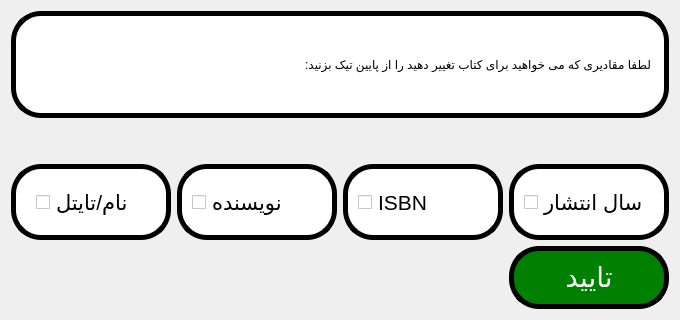
<?xml version="1.0" encoding="UTF-8"?>
<ui version="4.0">
 <class>edit_book</class>
 <widget class="QWidget" name="edit_book">
  <property name="geometry">
   <rect>
    <x>0</x>
    <y>0</y>
    <width>680</width>
    <height>320</height>
   </rect>
  </property>
  <property name="windowTitle">
   <string>edit_book</string>
  </property>
  <layout class="QGridLayout" name="gridLayout_window">
   <item row="0" column="0">
    <layout class="QGridLayout" name="gridLayout_label">
     <item row="0" column="0">
      <widget class="QLabel" name="label">
       <property name="sizePolicy">
        <sizepolicy hsizetype="Expanding" vsizetype="Expanding">
         <horstretch>0</horstretch>
         <verstretch>0</verstretch>
        </sizepolicy>
       </property>
       <property name="styleSheet">
        <string notr="true">background-color: rgb(255, 255, 255);
border-radius: 30px;
border-color: black;
border-width: 5px;
border-style: solid;
padding: 10px;</string>
       </property>
       <property name="text">
        <string>لطفا مقادیری که می خواهید برای کتاب تغییر دهید را از پایین تیک بزنید:</string>
       </property>
      </widget>
     </item>
    </layout>
   </item>
   <item row="2" column="0">
    <layout class="QGridLayout" name="gridLayout_checkBoxes" rowstretch="0,0,0,0,0,0,0" columnstretch="0,0,0,0,0">
     <item row="6" column="4">
      <widget class="QPushButton" name="pushButton_apprive">
       <property name="sizePolicy">
        <sizepolicy hsizetype="Expanding" vsizetype="Expanding">
         <horstretch>0</horstretch>
         <verstretch>0</verstretch>
        </sizepolicy>
       </property>
       <property name="font">
        <font>
         <pointsize>21</pointsize>
        </font>
       </property>
       <property name="cursor">
        <cursorShape>PointingHandCursor</cursorShape>
       </property>
       <property name="styleSheet">
        <string notr="true">background-color:green;
border-color: black;
border-width: 5px;
padding: 10px;
border-style: solid;
border-radius: 30px;
color: rgb(255, 255, 255);</string>
       </property>
       <property name="text">
        <string>تایید</string>
       </property>
      </widget>
     </item>
     <item row="4" column="2">
      <widget class="QCheckBox" name="checkBox_ISBN">
       <property name="sizePolicy">
        <sizepolicy hsizetype="Expanding" vsizetype="Expanding">
         <horstretch>0</horstretch>
         <verstretch>0</verstretch>
        </sizepolicy>
       </property>
       <property name="font">
        <font>
         <pointsize>16</pointsize>
        </font>
       </property>
       <property name="cursor">
        <cursorShape>PointingHandCursor</cursorShape>
       </property>
       <property name="layoutDirection">
        <enum>Qt::LeftToRight</enum>
       </property>
       <property name="styleSheet">
        <string notr="true">background-color: rgb(255, 255, 255);
padding: 10px;
border-color: black;
border-width: 5px;
border-radius: 30px;
border-style: solid;</string>
       </property>
       <property name="text">
        <string>ISBN</string>
       </property>
      </widget>
     </item>
     <item row="4" column="4">
      <widget class="QCheckBox" name="checkBox_year">
       <property name="sizePolicy">
        <sizepolicy hsizetype="Expanding" vsizetype="Expanding">
         <horstretch>0</horstretch>
         <verstretch>0</verstretch>
        </sizepolicy>
       </property>
       <property name="font">
        <font>
         <pointsize>16</pointsize>
        </font>
       </property>
       <property name="cursor">
        <cursorShape>PointingHandCursor</cursorShape>
       </property>
       <property name="styleSheet">
        <string notr="true">background-color: rgb(255, 255, 255);
border-color: black;
border-width: 5px;
padding: 10px;
border-style: solid;
border-radius: 30px;</string>
       </property>
       <property name="text">
        <string>سال انتشار</string>
       </property>
      </widget>
     </item>
     <item row="4" column="1">
      <widget class="QCheckBox" name="checkBox_author">
       <property name="sizePolicy">
        <sizepolicy hsizetype="Expanding" vsizetype="Expanding">
         <horstretch>0</horstretch>
         <verstretch>0</verstretch>
        </sizepolicy>
       </property>
       <property name="font">
        <font>
         <pointsize>16</pointsize>
        </font>
       </property>
       <property name="cursor">
        <cursorShape>PointingHandCursor</cursorShape>
       </property>
       <property name="layoutDirection">
        <enum>Qt::LeftToRight</enum>
       </property>
       <property name="styleSheet">
        <string notr="true">background-color: rgb(255, 255, 255);
border-width: 5px;
border-radius: 30px;
border-color: black;
border-style: solid;
padding: 10px;</string>
       </property>
       <property name="text">
        <string>نویسنده</string>
       </property>
      </widget>
     </item>
     <item row="4" column="0">
      <widget class="QCheckBox" name="checkBox_title">
       <property name="sizePolicy">
        <sizepolicy hsizetype="Expanding" vsizetype="Expanding">
         <horstretch>0</horstretch>
         <verstretch>0</verstretch>
        </sizepolicy>
       </property>
       <property name="font">
        <font>
         <pointsize>16</pointsize>
        </font>
       </property>
       <property name="cursor">
        <cursorShape>PointingHandCursor</cursorShape>
       </property>
       <property name="styleSheet">
        <string notr="true">background-color: rgb(255, 255, 255);
border-color: black;
border-style: solid;
border-width: 5;
border-radius: 30px;
padding: 20px;</string>
       </property>
       <property name="text">
        <string>نام/تایتل</string>
       </property>
       <property name="tristate">
        <bool>false</bool>
       </property>
      </widget>
     </item>
     <item row="0" column="0">
      <spacer name="verticalSpacer">
       <property name="orientation">
        <enum>Qt::Vertical</enum>
       </property>
       <property name="sizeHint" stdset="0">
        <size>
         <width>20</width>
         <height>40</height>
        </size>
       </property>
      </spacer>
     </item>
    </layout>
   </item>
  </layout>
 </widget>
 <resources/>
 <connections/>
</ui>
